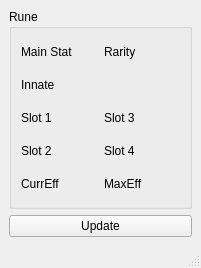
<?xml version="1.0" encoding="UTF-8"?>
<ui version="4.0">
 <class>MainWindow</class>
 <widget class="QMainWindow" name="MainWindow">
  <property name="geometry">
   <rect>
    <x>0</x>
    <y>0</y>
    <width>201</width>
    <height>268</height>
   </rect>
  </property>
  <property name="windowTitle">
   <string>MainWindow</string>
  </property>
  <widget class="QWidget" name="centralwidget">
   <layout class="QGridLayout" name="gridLayout">
    <item row="0" column="0">
     <widget class="QGroupBox" name="Rune">
      <property name="title">
       <string>Rune</string>
      </property>
      <layout class="QGridLayout" name="gridLayout_2">
       <item row="0" column="0">
        <widget class="QLabel" name="MainStat">
         <property name="text">
          <string>Main Stat</string>
         </property>
        </widget>
       </item>
       <item row="0" column="1">
        <widget class="QLabel" name="Rarity">
         <property name="text">
          <string>Rarity</string>
         </property>
        </widget>
       </item>
       <item row="1" column="0">
        <widget class="QLabel" name="Innate">
         <property name="text">
          <string>Innate</string>
         </property>
        </widget>
       </item>
       <item row="2" column="0">
        <widget class="QLabel" name="Slot1">
         <property name="text">
          <string>Slot 1</string>
         </property>
        </widget>
       </item>
       <item row="2" column="1">
        <widget class="QLabel" name="Slot3">
         <property name="text">
          <string>Slot 3</string>
         </property>
        </widget>
       </item>
       <item row="3" column="0">
        <widget class="QLabel" name="Slot2">
         <property name="text">
          <string>Slot 2</string>
         </property>
        </widget>
       </item>
       <item row="3" column="1">
        <widget class="QLabel" name="Slot4">
         <property name="text">
          <string>Slot 4</string>
         </property>
        </widget>
       </item>
       <item row="4" column="0">
        <widget class="QLabel" name="CurrEff">
         <property name="text">
          <string>CurrEff</string>
         </property>
        </widget>
       </item>
       <item row="4" column="1">
        <widget class="QLabel" name="MaxEff">
         <property name="text">
          <string>MaxEff</string>
         </property>
        </widget>
       </item>
      </layout>
     </widget>
    </item>
    <item row="1" column="0">
     <widget class="QPushButton" name="CallUpdate">
      <property name="text">
       <string>Update</string>
      </property>
     </widget>
    </item>
   </layout>
  </widget>
  <widget class="QMenuBar" name="menubar">
   <property name="geometry">
    <rect>
     <x>0</x>
     <y>0</y>
     <width>201</width>
     <height>26</height>
    </rect>
   </property>
  </widget>
  <widget class="QStatusBar" name="statusbar"/>
 </widget>
 <resources/>
 <connections/>
</ui>
